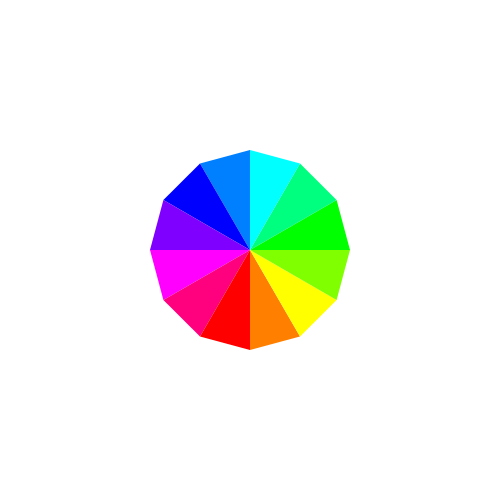
Frame 1 (no input)
Frame 60 (no input): identical to frame 1, image omitted
Frame 120 (the mouse pressed at the canvas centre since frame 60): identical to frame 1, image omitted

The p5.js sketch that drew this single still picture (run headless with seeded random() and noise() and a simulated clock; from frame 60 on, the mouse is pressed at the canvas centre):

// p5.js sketch
// ── sketch.js
let numSegments = 12;

function setup(){
  createCanvas(500,500);
  background(255,255,255);
  colorMode(HSB,360,100,100);
  angleMode(RADIANS);
  noStroke();
}

function draw(){
  let stepAngle = TWO_PI/numSegments;
  let R = 100;
  background(255);
  beginShape(TRIANGLE_FAN);
  vertex(250,250);
  for(let a=0; a <= TWO_PI+0.5; a += stepAngle){
      let vx = 250 + (R * cos(a));
      let vy =250 + (R * sin(a));

      fill(degrees(a),100,100);
      vertex(vy,vx);
  }
  endShape();
}
